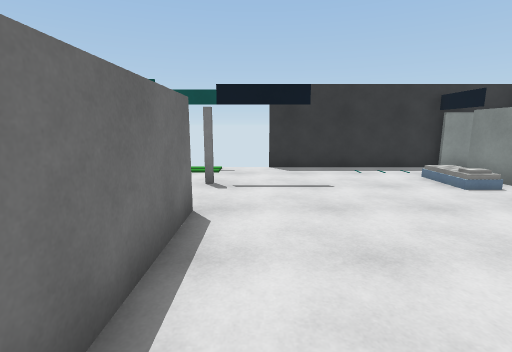
[1] (above)

16 first-person views from a walk through a scene from a Unity 3-D project. The camera is 1.5 m above the floor, tilts 10° down and sees 85° across. The floor is counted in squares, 1 m on a side. Each view is taken from the middle of a square. On the plan, view 1 faces up. The plan holds only what a view shows up to about 14 squares ahead; the rest is blank. The player character is not drawn. Surface patterns are stand-ins for the level's own textures.

[2]
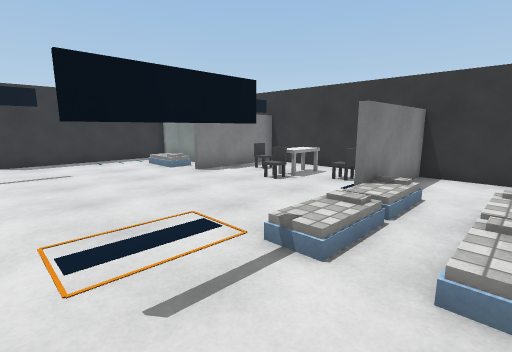

[3]
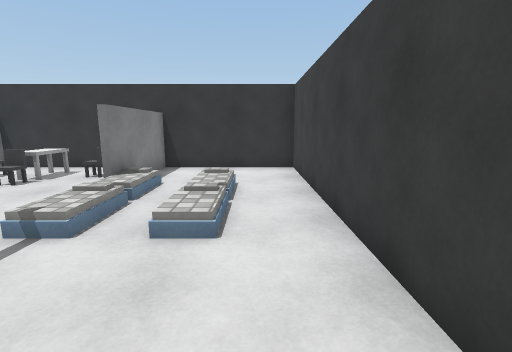

[4]
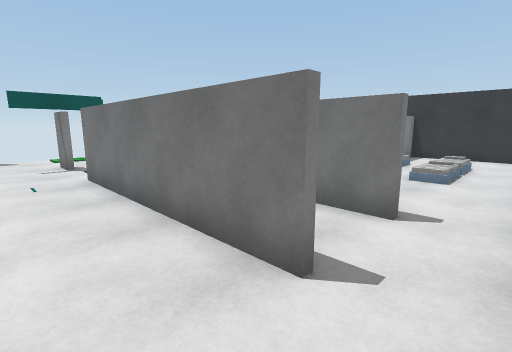

[5]
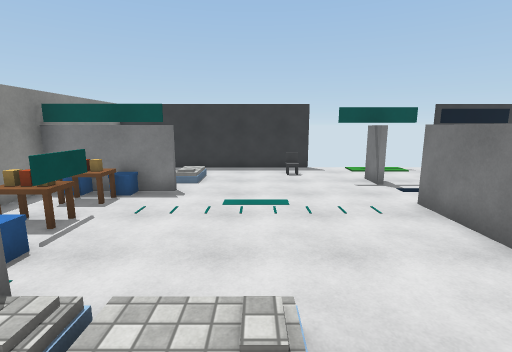

[6]
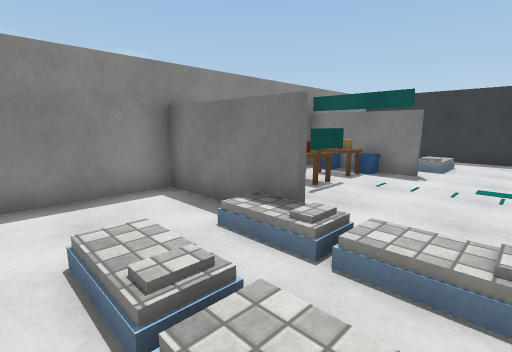

[7]
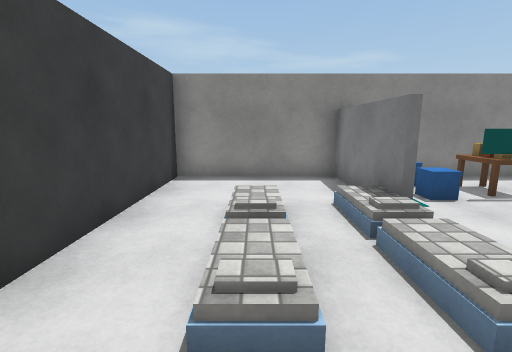

[8]
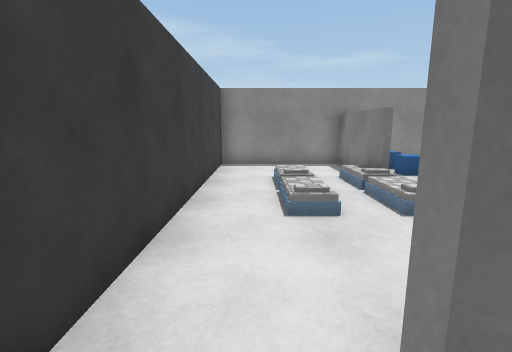

[9]
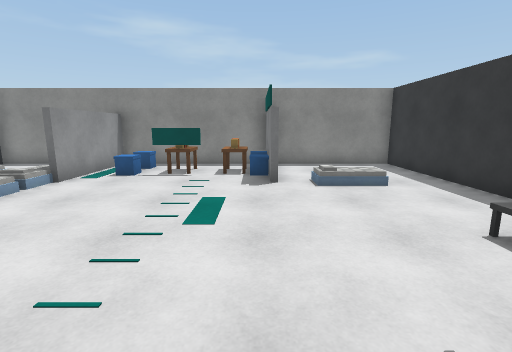

[10]
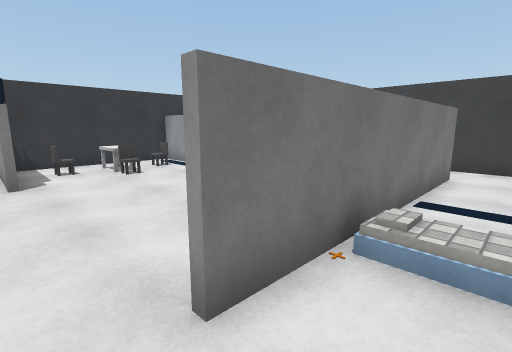

[11]
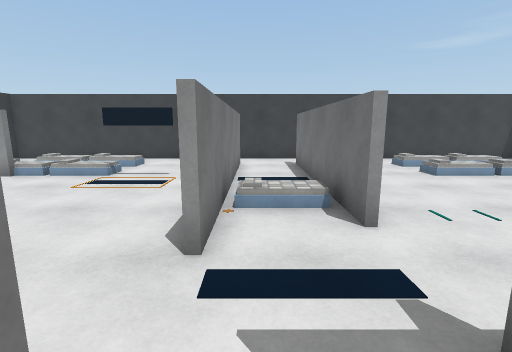

[12]
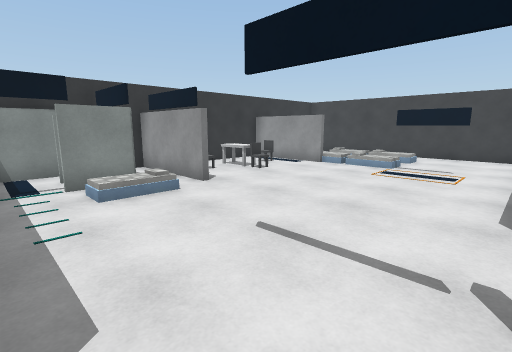

[13]
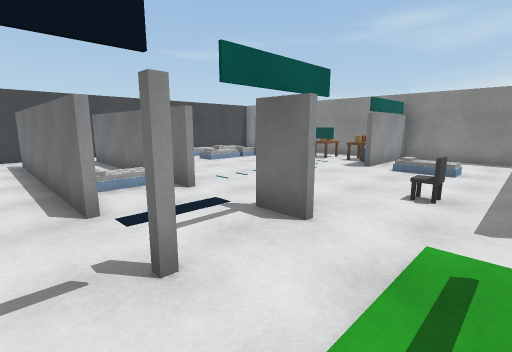

[14]
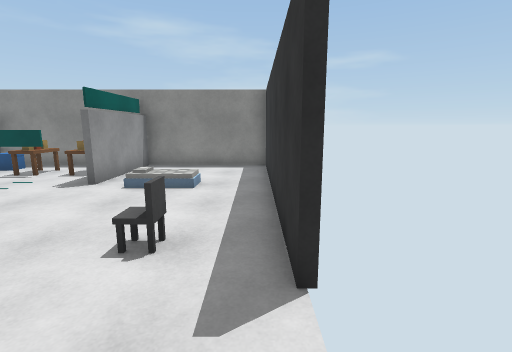

[15]
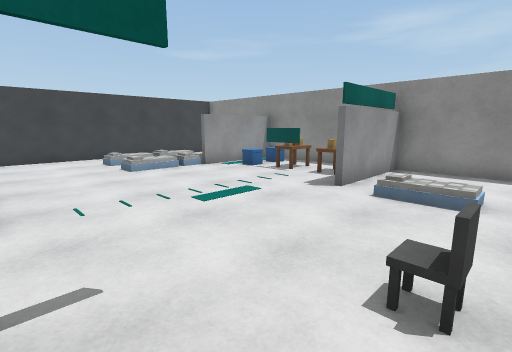

[16]
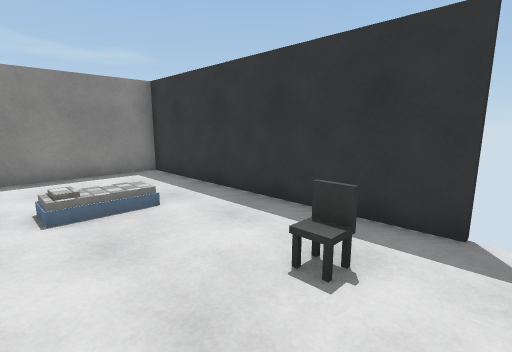

### Floor plan
Key: @ floor where view 1 was taken; # wall or solid block; . main floor; : floor 0.25 m higher than the main floor; + floor 0.5 m higher than the main floor; T thing the floor can be seen under or through; O other object.
Columns run from 15 left of view 1 to 10 right of it. Each row starts with its distance up from view 1.
 11 ##########      #######
 10 #.....................#
  9 #........O............#
  8 #.....................##
  7 #..........#..#....... #
  6 #####................####
  5 ##OO...................##
  4  #OO..........#........O#
  3  #OO.......#..#.......OO#
  2  #OO.......#..#.......OO#
  1 ##OO.......#..#........O##
  0 #####......#..#@TT...#####
 -1 #...:+:+...#..#...OOOO...#
 -2 #..........#..#..........#
 -3 #...:+:+...#..#...:+:+...#
 -4 #........................#
 -5 #........................#
 -6 ##########################

Positions as (right, up) in squares from view 1, and headings:
1: (0, 0), facing up
2: (0, -3), facing up-right
3: (-1, -4), facing right
4: (-6, -5), facing up-right
5: (-8, -3), facing up
6: (-8, -4), facing up-left
7: (-6, -3), facing left
8: (-3, -4), facing left
9: (-3, 5), facing left
10: (-3, 6), facing down-right
11: (-2, 8), facing down
12: (-1, 10), facing down-right
13: (0, 10), facing down-left
14: (-3, 10), facing left
15: (-4, 9), facing down-left
16: (-5, 6), facing up-left
